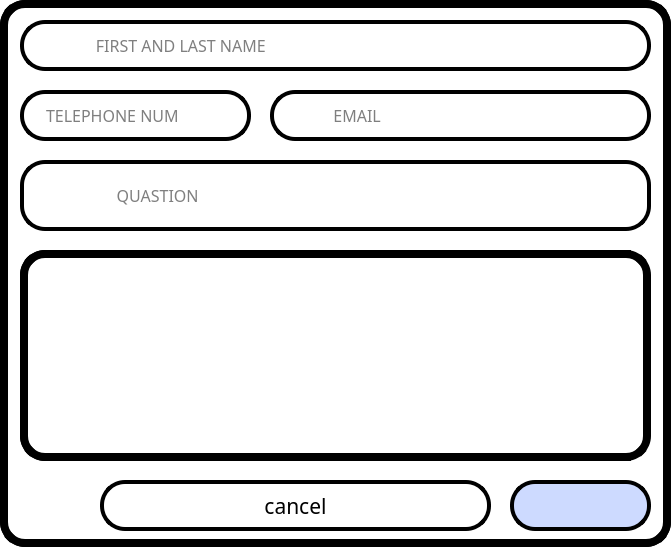
<?xml version="1.0" encoding="UTF-8"?>
<ui version="4.0">
 <class>dobVOPROTV</class>
 <widget class="QMainWindow" name="dobVOPROTV">
  <property name="geometry">
   <rect>
    <x>0</x>
    <y>0</y>
    <width>671</width>
    <height>547</height>
   </rect>
  </property>
  <property name="windowTitle">
   <string>MainWindow</string>
  </property>
  <property name="styleSheet">
   <string notr="true">background-color: rgb(255, 255, 255);
  border:8px solid #000000;
  border-radius: 25px;
</string>
  </property>
  <widget class="QWidget" name="centralwidget">
   <widget class="QPushButton" name="nazad">
    <property name="geometry">
     <rect>
      <x>100</x>
      <y>480</y>
      <width>391</width>
      <height>51</height>
     </rect>
    </property>
    <property name="font">
     <font>
      <family>SETxt</family>
      <pointsize>16</pointsize>
     </font>
    </property>
    <property name="styleSheet">
     <string notr="true">color: rgb(0, 0, 0);
background-color: rgb(255, 255, 255);
  border:4px solid #000000;
  border-radius: 25px;
</string>
    </property>
    <property name="text">
     <string>cancel</string>
    </property>
   </widget>
   <widget class="QPushButton" name="pushButton">
    <property name="geometry">
     <rect>
      <x>510</x>
      <y>480</y>
      <width>141</width>
      <height>51</height>
     </rect>
    </property>
    <property name="styleSheet">
     <string notr="true">background-color: rgb(205, 218, 255);
  border:4px solid #000000;
  border-radius: 25px;

</string>
    </property>
    <property name="text">
     <string/>
    </property>
   </widget>
   <widget class="QLineEdit" name="NOMERTELEF">
    <property name="geometry">
     <rect>
      <x>20</x>
      <y>90</y>
      <width>231</width>
      <height>51</height>
     </rect>
    </property>
    <property name="font">
     <font>
      <family>SETxt</family>
      <pointsize>12</pointsize>
      <weight>50</weight>
      <italic>false</italic>
      <bold>false</bold>
     </font>
    </property>
    <property name="styleSheet">
     <string notr="true">	background-color: rgb(255, 255, 255);
  border:4px solid #000000;
  border-radius: 25px;
color: rgb(0, 0, 0);
padding-left: 20px;
padding-right: 30px;
font: 12pt &quot;SETxt&quot;;
</string>
    </property>
    <property name="text">
     <string/>
    </property>
    <property name="placeholderText">
     <string>TELEPHONE NUM</string>
    </property>
   </widget>
   <widget class="QLineEdit" name="EMAIL">
    <property name="geometry">
     <rect>
      <x>270</x>
      <y>90</y>
      <width>381</width>
      <height>51</height>
     </rect>
    </property>
    <property name="font">
     <font>
      <family>SETxt</family>
      <pointsize>12</pointsize>
      <weight>50</weight>
      <italic>false</italic>
      <bold>false</bold>
     </font>
    </property>
    <property name="styleSheet">
     <string notr="true">	background-color: rgb(255, 255, 255);
  border:4px solid #000000;
  border-radius: 25px;
color: rgb(0, 0, 0);
padding-left: 20px;
padding-right: 30px;
font: 12pt &quot;SETxt&quot;;
</string>
    </property>
    <property name="text">
     <string/>
    </property>
    <property name="placeholderText">
     <string>         EMAIL</string>
    </property>
   </widget>
   <widget class="QLineEdit" name="IO">
    <property name="geometry">
     <rect>
      <x>20</x>
      <y>20</y>
      <width>631</width>
      <height>51</height>
     </rect>
    </property>
    <property name="font">
     <font>
      <family>SETxt</family>
      <pointsize>12</pointsize>
      <weight>50</weight>
      <italic>false</italic>
      <bold>false</bold>
     </font>
    </property>
    <property name="styleSheet">
     <string notr="true">	background-color: rgb(255, 255, 255);
  border:4px solid #000000;
  border-radius: 25px;
color: rgb(0, 0, 0);
padding-left: 20px;
padding-right: 30px;
font: 12pt &quot;SETxt&quot;;
</string>
    </property>
    <property name="text">
     <string/>
    </property>
    <property name="placeholderText">
     <string>            FIRST AND LAST NAME </string>
    </property>
   </widget>
   <widget class="QTextEdit" name="textEdit">
    <property name="geometry">
     <rect>
      <x>20</x>
      <y>250</y>
      <width>631</width>
      <height>211</height>
     </rect>
    </property>
    <property name="styleSheet">
     <string notr="true">	background-color: rgb(255, 255, 255);
  border:4px solid #000000;
  border-radius: 25px;
color: rgb(0, 0, 0);
padding-left: 20px;
padding-right: 30px;
font: 12pt &quot;SETxt&quot;;
color: rgb(172, 91, 92);
QTextEdit{QScrollBar:vertical {
            border: 0px solid #999999;
            background:white;
            width:8px;    
            margin: 0px 0px 0px 0px;
        }
        QScrollBar::handle:vertical {         
       
            min-height: 0px;
          	border: 0px solid red;
			border-radius: 4px;
			background-color: black;
        }
        QScrollBar::add-line:vertical {       
            height: 0px;
            subcontrol-position: bottom;
            subcontrol-origin: margin;
        }
        QScrollBar::sub-line:vertical {
            height: 0 px;
            subcontrol-position: top;
            subcontrol-origin: margin;
        }}
</string>
    </property>
   </widget>
   <widget class="QLineEdit" name="vopros">
    <property name="geometry">
     <rect>
      <x>20</x>
      <y>160</y>
      <width>631</width>
      <height>71</height>
     </rect>
    </property>
    <property name="font">
     <font>
      <family>SETxt</family>
      <pointsize>12</pointsize>
      <weight>50</weight>
      <italic>false</italic>
      <bold>false</bold>
     </font>
    </property>
    <property name="styleSheet">
     <string notr="true">	background-color: rgb(255, 255, 255);
  border:4px solid #000000;
  border-radius: 25px;
color: rgb(0, 0, 0);
padding-left: 20px;
padding-right: 30px;
font: 12pt &quot;SETxt&quot;;

</string>
    </property>
    <property name="text">
     <string/>
    </property>
    <property name="placeholderText">
     <string>                 QUASTION</string>
    </property>
   </widget>
   <widget class="QLabel" name="label">
    <property name="geometry">
     <rect>
      <x>20</x>
      <y>250</y>
      <width>611</width>
      <height>211</height>
     </rect>
    </property>
    <property name="styleSheet">
     <string notr="true">background-color: qlineargradient(spread:pad, x1:0, y1:0, x2:1, y2:0, stop:0 rgba(0, 0, 0, 0), stop:1 rgba(255, 255, 255, 0));
  border:4px solid #000000;
  border-radius: 25px;

border-right: opx;
border-top-right-radius : 0;
border-bottom-right-radius: 0;</string>
    </property>
    <property name="text">
     <string/>
    </property>
   </widget>
   <zorder>textEdit</zorder>
   <zorder>vopros</zorder>
   <zorder>nazad</zorder>
   <zorder>pushButton</zorder>
   <zorder>NOMERTELEF</zorder>
   <zorder>EMAIL</zorder>
   <zorder>IO</zorder>
   <zorder>label</zorder>
  </widget>
 </widget>
 <resources/>
 <connections/>
</ui>
